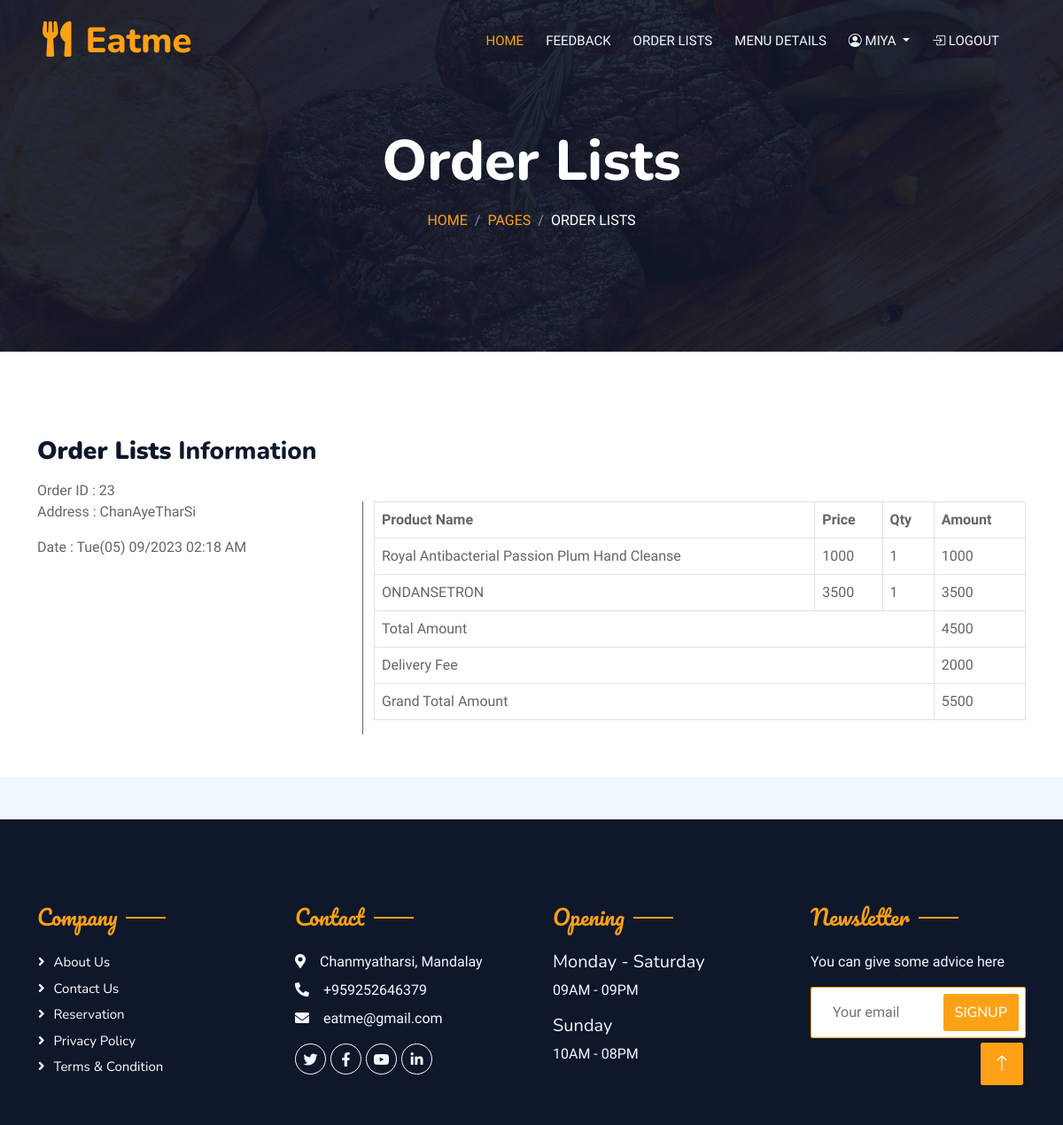
Screenshot of /user_orderDetails.php?id=23 (signed in) with the database file from the repository.
### tables this page shows
CREATE TABLE `delivery_fee` (
  `id` int(11) NOT NULL,
  `city_name` varchar(255) NOT NULL,
  `fee` varchar(255) NOT NULL
);

CREATE TABLE `orders` (
  `id` int(11) NOT NULL,
  `user_id` int(11) NOT NULL,
  `order_date` timestamp NOT NULL DEFAULT current_timestamp() ON UPDATE current_timestamp(),
  `total_amount` varchar(255) NOT NULL
);

CREATE TABLE `product` (
  `id` int(11) NOT NULL,
  `name` varchar(255) NOT NULL,
  `price` varchar(255) NOT NULL,
  `image` varchar(255) NOT NULL,
  `description` varchar(255) NOT NULL,
  `cat_id` int(11) NOT NULL
);

CREATE TABLE `order_detail` (
  `id` int(11) NOT NULL,
  `product_id` int(11) NOT NULL,
  `qty` int(11) NOT NULL,
  `order_id` int(11) NOT NULL
);

### model/customer_order.php (called while the page is built, shortened)
<?php
class Ordering
{
    public $db;
    public function __construct()
    {
            try {
                $this->db = new PDO("mysql: host=localhost; dbname=food_order","root", "");
            } catch (PDOException $e) {
                die("Connectionn failed to database server .$e");
            }
    }
    public function getUserOrderListById($user_id,$order_id){
        $sql="select orders.id as order_id, product.name as product_name,product.price as price,
        order_detail.qty as qty, orders.total_amount as total, delivery_fee.city_name as address,
        orders.order_date as date,delivery.status as delivery_status,delivery_fee.fee as delivery_fee
        from orders join user join delivery join delivery_fee join product join order_detail
         where orders.id='$order_id' and orders.user_id='$user_id' and '$user_id'=user.id and
          order_detail.product_id=product.id and order_detail.order_id='$order_id' and
           delivery.order_id='$order_id' and delivery_fee.id=delivery.delivery_fee_id;";
        return $this->db->query($sql);
    }
}

### user_orderDetails.php (the view, shortened to what this page needs)
<?php
include_once __DIR__.'/layouts/navbar.php';
$order=new customer_orderController();
$user_id=$_SESSION['my_login']['id'];
$order_id=$_GET['id'];
$orderLists=$order->getUserOrderListById($user_id,$order_id);
$orders=$order->getUserOrderListById($user_id,$order_id);
?>
<div class="container-xxl py-5 bg-dark hero-header mb-5">
    <div class="container text-center my-5 pt-5 pb-4">
        <h1 class="display-3 text-white mb-3 animated slideInDown">Order Lists</h1>
        <nav aria-label="breadcrumb">
            <ol class="breadcrumb justify-content-center text-uppercase">
                <li class="breadcrumb-item"><a href="#">Home</a></li>
                <li class="breadcrumb-item"><a href="#">Pages</a></li>
                <li class="breadcrumb-item text-white active" aria-current="page">Order Lists</li>
            </ol>
        </nav>
    </div>
</div>
</div>
<div class="col-12">
    <div class="container-xxl py-5 wow fadeInUp" data-wow-delay="0.1s">
        <div class="container">
        <h1 class="h3 mb-3"><strong>Order Lists</strong> Information</h1>
        <div class="panel panel-default">
            <div class="panel-heading">Order ID : <?php echo $order_id;?></div>
            <div class="panel-body">
                <div class="row">
                    <div class="col-sm-4" style="border-right: 1px solid">
                    <?php
                    $username='';$email='';$address='';$date='';
                    foreach($orderLists as $u){
                        $address=$u['address'];$date=$u['date'];
                     } ?>
                        <p>
                            <i class="glyphicon glyphicon-map-marker"></i> Address : <?php echo $address; ?>
                        </p>
                        <p>
                            <i class="glyphicon glyphicon-calendar"></i> Date : <?php echo date("D(d) m/Y h:i A", strtotime($date));?>
                        </p>
                    </div>
                    <div class="col-sm-8">
                        <div class="table-responsive">
                            <table class="table table-bordered">
                                <tr>
                                    <th>Product Name</th>
                                    <th>Price</th>
                                    <th>Qty</th>
                                    <th>Amount</th>
                                </tr>
                                <?php
                                $totalAmount=0;$delivery_fee=0;$grand_total=0;
                                foreach($orders as $o){ ?>
                                    <tr>
                                        <td><?php echo $o['product_name']; ?></td>
                                        <td><?php echo $o['price']; ?></td>
                                        <td><?php echo $o['qty']; ?></td>
                                        <td><?php echo  $o['price']*$o['qty'];?></td>
                                    </tr>
                                    <?php
                                    $totalAmount+=($o['price']*$o['qty']);
                                    $delivery_fee=$o['delivery_fee'];
                                    $grand_total=$o['total'];
                                ?>
                                <?php } ?>
                                <tr>
                                    <td colspan="3" class="text-right">Total Amount</td>
                                    <td><?php echo $totalAmount; ?></td>
                                </tr>
                                <tr>
                                    <td colspan="3" class="text-right">Delivery Fee</td>
                                    <td><?php echo $delivery_fee;?></td>
                                </tr>
                                <tr>
                                    <td colspan="3" class="text-right">Grand Total Amount</td>
                                    <td><?php echo $grand_total;?></td>
                                </tr>
                            </table>
                        </div>
                    </div>
                </div>
            </div>
        </div>
        </div>
    </div>
</div>
</div>
<?php
include_once 'layouts/footer.php';
?>

### css/style.css (style rules this page uses)
:root { --primary: #FEA116; --light: #F1F8FF; --dark: #0F172B; }
.hero-header { background: linear-gradient(rgba(15, 23, 43, .9), rgba(15, 23, 43, .9)), url(../img/bg-hero.jpg); background-position: center center; background-repeat: no-repeat; background-size: cover; }
.breadcrumb-item + .breadcrumb-item::before { color: rgba(255, 255, 255, .5); }

### rows the page displays
delivery_fee: city_name "ChanAyeTharSi", fee "2000"
orders: order_date "Tue(05) 09/2023 02:18 AM", product.name "Royal Antibacterial Passion Plum Hand Cleanse", product.price "1000", order_detail.qty "1", product.name "ONDANSETRON", product.price "3500", total_amount "5500"

### other values shown
$_SESSION['my_login']['name'] "MIYA"
$order_id "23"
$totalAmount "4500"
